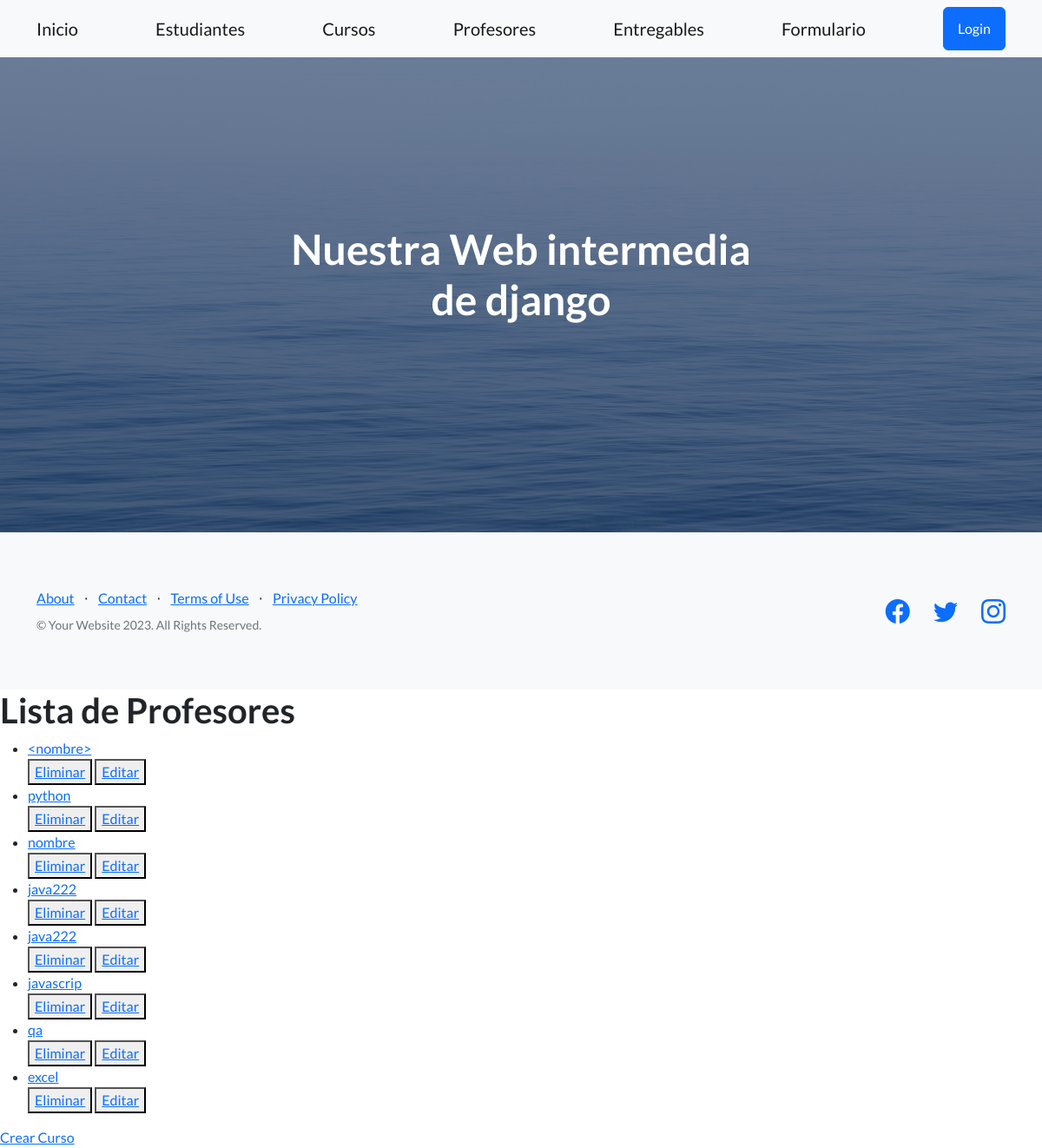
The app's page /AppCoder/lista-cursos/, older data.
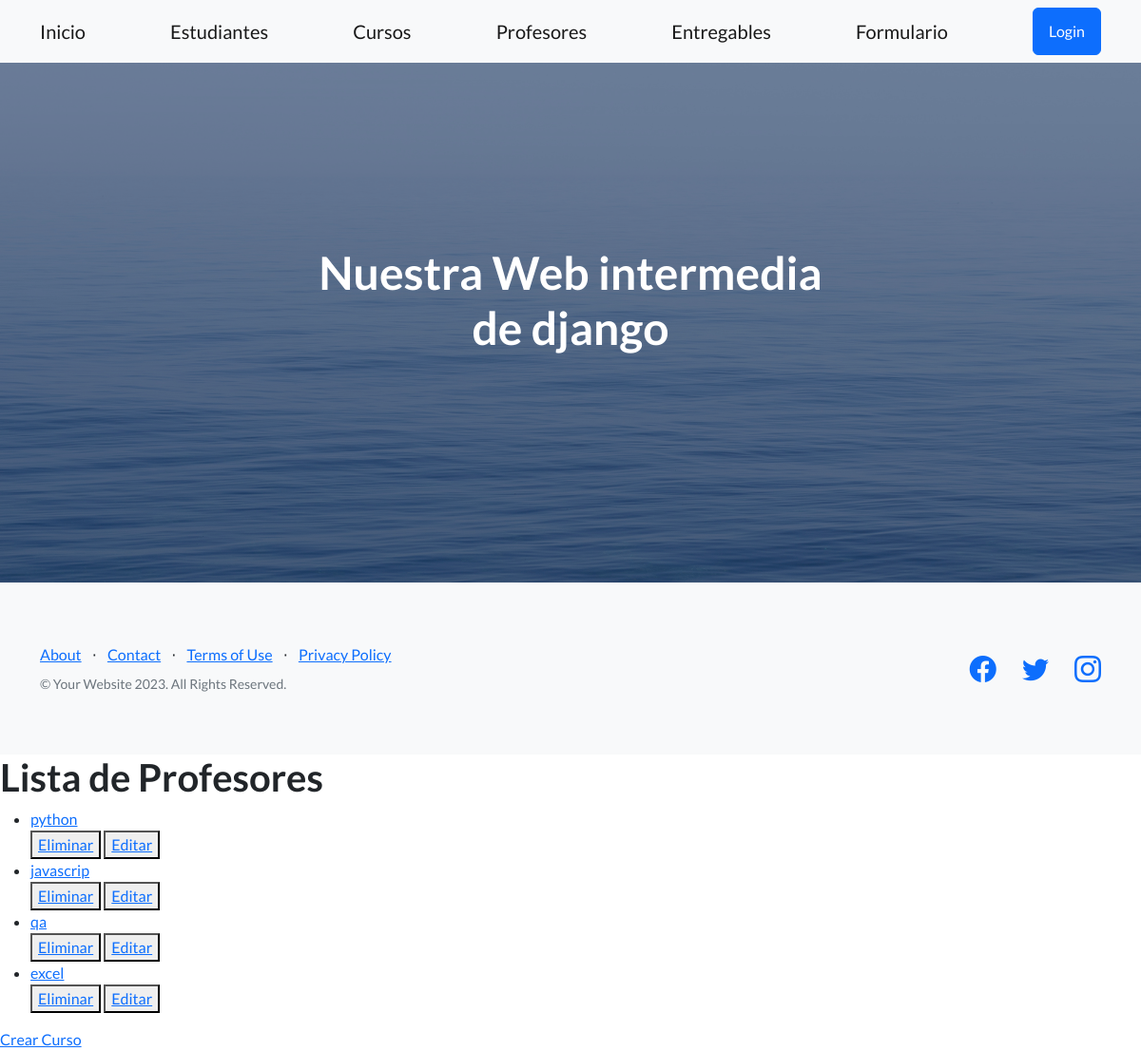
The same page, newer data.
### AppCoder/models.py (models this page shows, shortened)
class Curso (models.Model):
    nombre = models.CharField(max_length=50)
    camada = models.IntegerField()

### AppCoder/views.py (the view)
class CursoList(ListView):
    model = Curso
    template_name = "Curso_list.html"
    context_object_name = "cursos"

### AppCoder/templates/Curso_list.html
{% include 'padre.html' %}
    {% block contenidocambiante %}
    <h1>Lista de Profesores</h1>
    <ul>
    {% for curso in cursos  %}
    <li><a href="{% url 'DetallaCursos' curso.id %}"> {{curso.nombre}}</a>
    </li>
        <div>
            <button>
                <a href="{% url 'EliminaCursos' curso.id %}"> Eliminar</a>
            </button>
            <button>
                <a href="{% url 'ActualizaCursos' curso.id %}"> Editar</a>
            </button>
        </div>
    {% endfor %}
    </ul>
    <a href="{% url 'CreaCursos' %}"> Crear Curso</a>
    {% endblock contenidocambiante %}

Row changes from the older to the newer data that the page shows:
removed Curso: nombre "<nombre>"
removed Curso: nombre "nombre"
removed Curso: nombre "java222"
removed Curso: nombre "java222"
